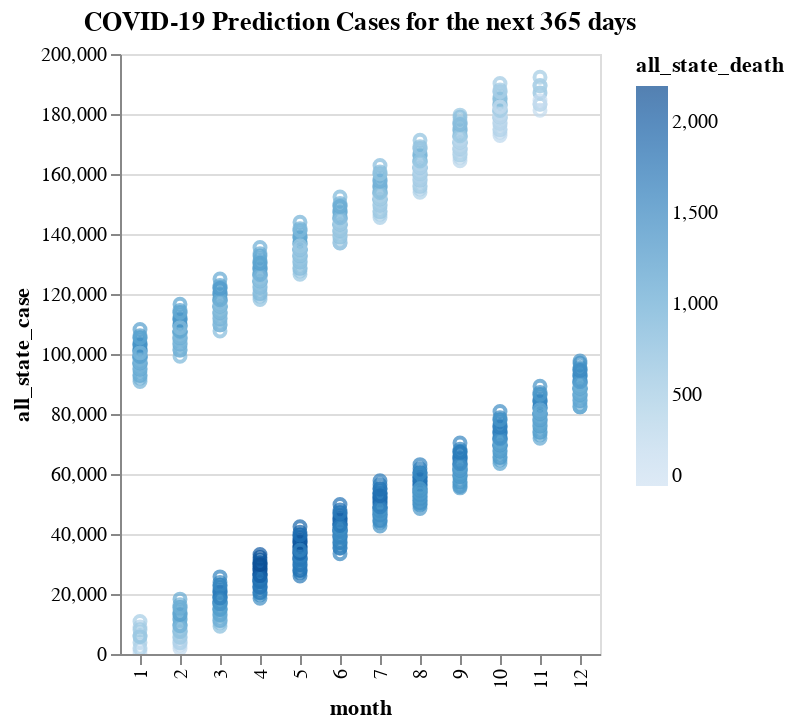

The code cell stored with this chart in its notebook:
### Code cell
forecast_all
Covid_chart=alt.Chart(forecast_all,title='COVID-19 Prediction Cases for the next 365 days').mark_point().encode(
    x='month:N',
    y='all_state_case:Q',
    color='all_state_death:Q'
).interactive()
Covid_chart.save('Covid_chart.html')
Covid_chart
from google.colab import files
files.download('Covid_chart.html')

### Figure 1 — Vega-Lite specification as saved in the notebook (floating-point values rounded to 4 significant figures; data arrays with more than 128 entries replaced by an {"elided": "..."} marker saying what was removed)
{"config": {"view": {"continuousWidth": 400, "continuousHeight": 300}}, "data": {"name": "data-77521c63d937a87712a6ee37cb3e5ed2"}, "mark": "point", "encoding": {"color": {"type": "quantitative", "field": "all_state_death"}, "x": {"type": "nominal", "field": "month"}, "y": {"type": "quantitative", "field": "all_state_case"}}, "selection": {"selector022": {"type": "interval", "bind": "scales", "encodings": ["x", "y"]}}, "title": "COVID-19 Prediction Cases for the next 365 days", "$schema": "https://vega.github.io/schema/vega-lite/v4.8.1.json", "datasets": {"data-77521c63d937a87712a6ee37cb3e5ed2": {"elided": "657 records"}}}
